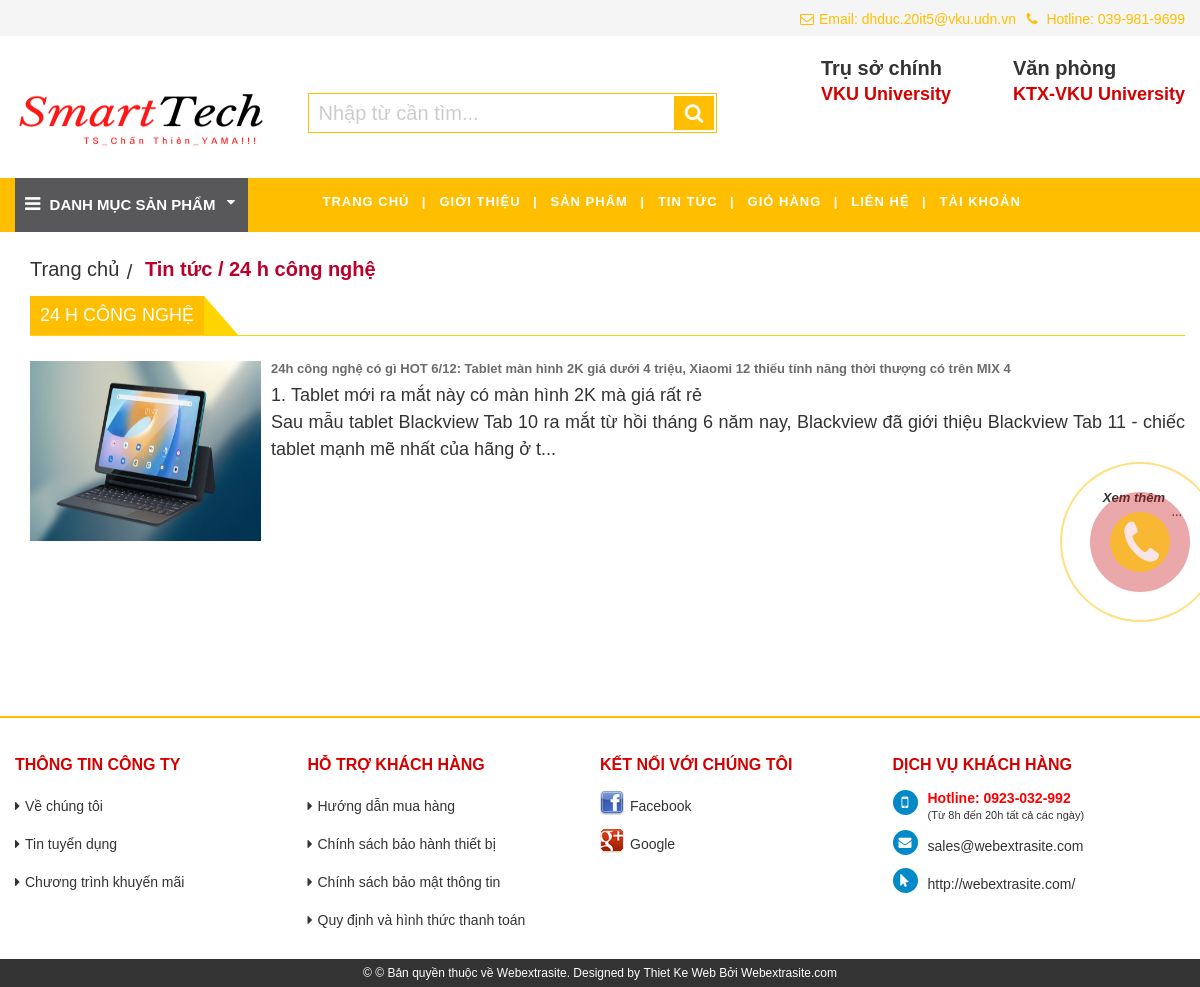
Screenshot of /tintuc/danhmuc/10 with the database file from the repository.
### tables this page shows
CREATE TABLE `tbl_post` (
  `id_post` int(11) NOT NULL,
  `title_post` varchar(255) NOT NULL,
  `content_post` text NOT NULL,
  `image_post` varchar(200) NOT NULL,
  `id_category_post` int(11) UNSIGNED NOT NULL
);

CREATE TABLE `tbl_category_post` (
  `id_category_post` int(11) UNSIGNED NOT NULL,
  `title_category_post` varchar(100) NOT NULL,
  `desc_category_post` varchar(200) NOT NULL
);

### system/libs/Load.php (called while the page is built, shortened)
<?php
class Load
{
    public function view($fileName, $data = false)
    {
        include ('app/views/' . $fileName . '.php');
    }
    public function model($fileName)
    {
        return new $fileName();
    }
}
?>

### app/controllers/tintuc.php (called while the page is built, shortened)
<?php
class tintuc extends DController
{
    public function danhmuc($id)
    {
        $table_cate_product = 'tbl_category_product';
        $table_cate_post = 'tbl_category_post';
        $table_post = 'tbl_post';
        $categorymodel = $this->load->model('categorymodel');
        $data['category'] = $categorymodel->category_home($table_cate_product);
        $data['category_post'] = $categorymodel->categorypost_home($table_cate_post);
        $data['postbyid'] = $categorymodel->postbyid_home($table_cate_post, $table_post, $id);
        $this->load->view('header', $data);
        $this->load->view('categorypost', $data);
        $this->load->view('footer');
    }
}
?>

### index.php (called while the page is built, shortened)
	<?php
$main = new Main();
?>

### system/libs/Database.php (called while the page is built, shortened)
<?php
class Database extends PDO
{
    public function select($sql, $data = array(), $fetchStyle = PDO::FETCH_ASSOC)
    {
        $statement = $this->prepare($sql);
        $statement->execute();
        return $statement->fetchAll($fetchStyle);
    }
}
?>

### app/models/categorymodel.php (called while the page is built, shortened)
<?php
class categorymodel extends DModel
{
    public function postbyid_home($table_cate_post, $table_post, $id)
    {
        $sql = "SELECT * FROM $table_cate_post,$table_post WHERE $table_cate_post.id_category_post = $table_post.id_category_post AND $table_post.id_category_post ='$id' ORDER BY $table_post.id_post DESC";
        return $this->db->select($sql);
    }
}
?>

### system/libs/DController.php (called while the page is built, shortened)
<?php
class DController{
    public function __construct(){
       $this->load = new Load();
    }
}
?>

### system/libs/DModel.php (called while the page is built, shortened)
<?php
class DModel{
   public function __construct(){
       $connect = 'mysql:dbname=dblinux; host=localhost; charset=utf8';
       $user = 'root';
       $pass = '310102@';
       $this ->db = new Database($connect,$user,$pass);
    }
}
?>

### app/views/categorypost.php (the view, shortened to what this page needs)
	<?php
$name = 'Danh mục chưa có tin';
foreach ($postbyid as $key => $post_name) {
    $name = $post_name['title_category_post'];
}
?>
<section>
	<div class="bg_in">
		<div class="wrapper_all_main">
			<div class="wrapper_all_main_right">
				<div class="breadcrumbs">
					<ol itemscope itemtype="http://schema.org/BreadcrumbList">
						<li itemprop="itemListElement" itemscope
							itemtype="http://schema.org/ListItem"><a itemprop="item" href="<?php echo BASE_URL?>">
								<span itemprop="name">Trang chủ</span>
						</a>
							<meta itemprop="position" content="1" /></li>
						<li itemprop="itemListElement" itemscope
							itemtype="http://schema.org/ListItem"><span itemprop="item"> <strong
								itemprop="name">Tin tức / <?php echo $name?></strong>
						</span>
							<meta itemprop="position" content="2" /></li>
					</ol>
				</div>
				<div class="content_page">
					<div class="box-title">
						<div class="title-bar">
							<h1><?php echo $name?></h1>
						</div>
					</div>
					<div class="content_text">
						<ul class="list_ul">
						<?php
    foreach ($postbyid as $key => $post) {
        ?>
							<li class="lists">
								<div class="img-list">
									<a href="<?php echo BASE_URL?>/tintuc/chitiettin/<?php echo $post['id_post']?>"> <img
										src="<?php echo BASE_URL?>/public/uploads/post/<?php echo $post['image_post']?>"
										alt="<?php echo $post['title_post']?>" class="img-list-in">
									</a>
								</div>
								<div class="content-list">
									<div class="content-list_inm">
										<div class="title-list">
											<h3>
												<a
													href="<?php echo BASE_URL?>/tintuc/chitiettin/<?php echo $post['id_post']?>"><?php echo $post['title_post']?></a>
											</h3>
										</div>
										<div class="content-list-in">
											<p>
												<span style="font-size: 16px"><?php echo substr($post['content_post'], 0,400)?>...
												</span>
											</p>
										</div>
										<div class="xt">
											<a
												href="<?php echo BASE_URL?>/tintuc/chitiettin/<?php echo $post['id_post']?>">Xem
												thêm</a>
										</div>
									</div>
								</div>
							</li>
							<?php
    }
    ?>
						</ul>
						<div class="wp_page">
						</div>
					</div>
				</div>
			</div>
		</div>
	</div>
</section>

### public/css/product.css (style rules this page uses)
body { overflow-y:scroll; }

### public/css/style.css (style rules this page uses)
* { font-family: 'Arial' }
* { margin: 0px; padding: 0px; font-family: Arial, Helvetica, sans-serif; }
h1, h2, .box-title h3, .footer-col>h4, .title-list h3 a, .related_news_title { font-weight: normal; }
h3 { font-weight: normal; }
img { max-width: 100%; }
body { line-height: 1; padding: 0; margin: 0; }
img { border: none 0px; }
ol, ul { list-style: none; padding: 0; }
h1, h2, h3, h4, h5, h6 { line-height: 1.5em; margin: 0; }
h1, h2, h3 { font-size: 18px; }
a, a:link, a:active, a:visited, a:hover { color: inherit; text-decoration: none; }
body { font-size: 20px; font-family: arial; line-height: 1.2em; }
.bg_in { width: 1170px; margin: 0 auto; }
.box-title { text-align: left; }
.box-title .title-bar { position: relative; margin-bottom: 10px; }
.box-title .title-bar { border-bottom: 1px solid #ffd500; }
.box-title h2, .box-title h3, .box-title h1 { position: relative; z-index: 3; display: inline-block; margin: 0; font-size: inherit; text-align: center; padding: 0 30px; font-size: 18px; color: #ffbf00; text-transform: uppercase; }
* { padding: 0; margin: 0; }
.wp_page { width: 100%; text-align: right; padding: 10px 0px; }
.content_page { padding: 0 0 20px 0; }
.content_text { min-height: 350px; padding: 5px 0 5px 0; line-height: 2em; }
ul.list_ul { list-style: none; margin: 0; padding: 0; }
ul.list_ul li.lists { width: 100%; float: left; margin: 0; font-family: Gotham, "Helvetica Neue", Helvetica, Arial, sans-serif; padding: 10px 0 10px 0; margin-bottom: 10px; box-sizing: border-box; -moz-box-sizing: border-box; -webkit-box-sizing: border-box; position: relative; border-bottom: 1px solid #ccc; }
ul.list_ul li.lists:last-child { border-bottom: 0; margin: 0; padding-bottom: 0; }
.img-list { width: 20%; height: auto; float: left }
.img-list>a { display: block; text-align: center; }
.img-list-in { width: 100%; height: 180px; margin: 0 auto; }
.content-list { width: 80%; float: left }
.title-list { font-size: 16px; color: #6d6c6c; text-transparent: uppercase; }
.title-list h3 { margin: 0; line-height: 0; }
.title-list h3 a { font-size: 13px; color: #6d6c6c; line-height: 1.2em; text-transform: uppercase; font-family: arial; text-decoration: none; font-weight: bold; text-transform: inherit; }
.content-list-in { width: 100%; margin: 5px 0px; font-size: 13px; text-align: justify; }
.content-list_inm { margin-left: 10px; }
.lists .xt { width: 100%; text-align: right; }
.lists .xt a { text-decoration: none; color: #fff; padding: 5px 20px 5px 10px; font-size: 13px; font-weight: bold; display: block; float: right; font-style: italic; position: relative; margin-top: 5px; font-family: 'UTMCafeta', helcan, Arial, sans-serif; transition: all 0.3s; -moz-transition: all 0.3s; -ms-transition: all 0.3s; -o-transition: all 0.3s; -webkit-transition: all 0.3s; color: #333; }
.lists .xt a:after { content: "..."; position: absolute; bottom: 5px; right: 3px; font: normal normal normal 14px/1 FontAwesome; }
.title-bar h3, .title-bar h2, .title-bar h1 { padding: 6px 10px; background: #ffbf00; color: #fff; position: relative; }
.title-bar h3:after, .title-bar h2:after, .title-bar h1:after { position: absolute; top: 0; right: -35px; content: ""; width: 0px; height: 0px; border-bottom: 0px solid transparent; border-top: 40px solid transparent; border-right: 0 solid transparent; border-left: 35px solid #ffd500; }
.wrapper_all_main { margin-top: 20px; }
.wrapper_all_main_right { width: 100%; float: right; padding-left: 15px; box-sizing: border-box; -moz-box-sizing: border-box; -webkit-box-sizing: border-box; }
.wrapper_all_main ul.list_ul li.lists { padding: 5px; }
.content_page ul.list_ul li.lists { padding: 10px 0; }
.content_page ul.list_ul li.lists:last-child { border-bottom: 0; }
ul { list-style: none; padding: 0; margin: 0; }
p { margin: 0; }
a { text-decoration: none; }
.breadcrumbs { margin-bottom: 5px; }
.breadcrumbs ol li { padding-right: 15px; position: relative; padding: 5px; display: inline-block; padding-right: 15px }
.breadcrumbs ol li:after { position: absolute; top: 8px; right: 2px; content: "/"; }
.breadcrumbs ol li:last-child a span, .breadcrumbs ol li:last-child span { color: #BD002A; }
.breadcrumbs ol li:last-child:after { display: none; }

### rows the page displays
tbl_post: id_category_post.title_category_post "24 h công nghệ", id_category_post.title_category_post "24 H CÔNG NGHỆ", image_post (picture), title_post "24h công nghệ có gì HOT 6/12: Tablet màn hình 2K giá dưới 4 triệu, Xiaomi 12 thiếu tính năng thời thượng có trên MIX 4", content_post "1. Tablet mới ra mắt này có màn hình 2K mà giá rất rẻ Sau mẫu tablet Blackview Tab 10 ra mắt từ hồi tháng 6 năm nay, Blackview đã giới thiệu Blackview Tab 11 - chiếc tablet mạnh mẽ nhất của hãng ở t"
